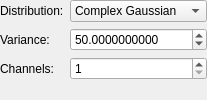
       <widget class="QFrame" name="m_NoiseFrame">
        <property name="frameShape">
         <enum>QFrame::NoFrame</enum>
        </property>
        <property name="frameShadow">
         <enum>QFrame::Raised</enum>
        </property>
        <layout class="QFormLayout" name="formLayout_5">
         <property name="leftMargin">
          <number>0</number>
         </property>
         <property name="topMargin">
          <number>0</number>
         </property>
         <property name="rightMargin">
          <number>0</number>
         </property>
         <property name="bottomMargin">
          <number>0</number>
         </property>
         <item row="1" column="0">
          <widget class="QLabel" name="m_NoiseLabel">
           <property name="text">
            <string>Variance:</string>
           </property>
          </widget>
         </item>
         <item row="1" column="1">
          <widget class="QDoubleSpinBox" name="m_NoiseLevel">
           <property name="toolTip">
            <string>Variance of selected noise distribution.</string>
           </property>
           <property name="decimals">
            <number>10</number>
           </property>
           <property name="minimum">
            <double>0.000000000000000</double>
           </property>
           <property name="maximum">
            <double>999999999.000000000000000</double>
           </property>
           <property name="singleStep">
            <double>0.001000000000000</double>
           </property>
           <property name="value">
            <double>50.000000000000000</double>
           </property>
          </widget>
         </item>
         <item row="0" column="0">
          <widget class="QLabel" name="m_NoiseLabel_5">
           <property name="text">
            <string>Distribution:</string>
           </property>
          </widget>
         </item>
         <item row="0" column="1">
          <widget class="QComboBox" name="m_NoiseDistributionBox">
           <property name="toolTip">
            <string>Noise distribution</string>
           </property>
           <item>
            <property name="text">
             <string>Complex Gaussian</string>
            </property>
           </item>
           <item>
            <property name="text">
             <string>Rician</string>
            </property>
           </item>
           <item>
            <property name="text">
             <string>Noncentral chi</string>
            </property>
           </item>
          </widget>
         </item>
         <item row="2" column="0">
          <widget class="QLabel" name="m_NoiseCoilsLabel">
           <property name="text">
            <string>Channels:</string>
           </property>
          </widget>
         </item>
         <item row="2" column="1">
          <widget class="QSpinBox" name="m_NoiseCoilsBox">
           <property name="toolTip">
            <string>Number of receive channels combined by sum of squares whose magnitude noise is added (noncentral chi distribution). Independent of &quot;Number of Channels&quot;, the coils simulated in k-space.</string>
           </property>
           <property name="minimum">
            <number>1</number>
           </property>
           <property name="maximum">
            <number>128</number>
           </property>
           <property name="value">
            <number>1</number>
           </property>
          </widget>
         </item>
        </layout>
       </widget>
